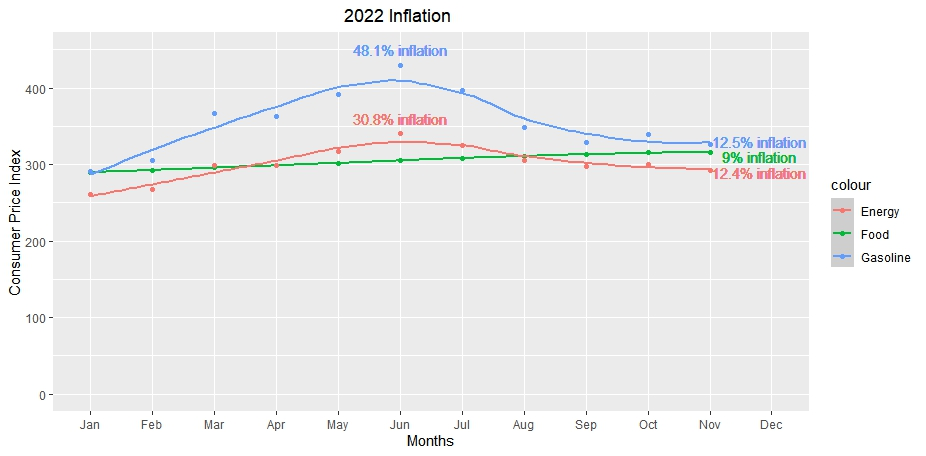

The R source for this figure:
library(ggplot2)
library(dplyr)

getwd()
setwd("C:\\Users\\Noky\\Documents\\rstudio - Inflation") #Set new working directory

Energy <- read.csv("Energy.csv") #Data cleaned in Excel, and imported
Food <- read.csv("Food.csv")
Gasoline <- read.csv("Gasoline.csv")

names(Energy)[names(Energy) == "X"] <- "Month" #rename the months column to months
names(Gasoline)[names(Gasoline) == "Year"] <- "Month"
names(Food)[names(Food) == "X"] <- "Month"

Energy$Month = factor(Energy$Month, levels = month.abb) #Make it so that it reads the months in order on the graph
Food$Month = factor(Food$Month, levels = month.abb)
Gasoline$Month = factor(Gasoline$Month, levels = month.abb)

Gas_Jun <- Gasoline %>% #Create a variable with Gas CPI for gas prices in June
  filter(Month == "Jun") %>%
  select(X2022)

Gas_Jan <- Gasoline %>% #Create a variable with Gas CPI for gas prices in January
  filter(Month == "Jan") %>%
  select(X2022)

Gas_Nov <- Gasoline %>% #Create a variable with Energy CPI for energy prices in June
  filter(Month == "Nov") %>%
  select(X2022)

Gas_Inflation_Jun <- signif(((Gas_Jun - Gas_Jan)/Gas_Jan)*100, 3) #Calculate inflation for gas. CPI June - CPI Jan all divided by CPI Jan and multiply by 100 to make a percent
Gas_Inflation_Jun

Gas_Inflation_Nov <- signif(((Gas_Nov - Gas_Jan)/Gas_Jan)*100, 3) #Calculate inflation for gas. CPI June - CPI Jan all divided by CPI Jan and multiply by 100 to make a percent
Gas_Inflation_Nov


Food_Jun <- Food %>% #Create a variable with Food CPI for food prices in June
  filter(Month == "Jun") %>%
  select(X2022)

Food_Jan <- Food %>% #Create a variable with Food CPI for food prices in January
  filter(Month == "Jan") %>%
  select(X2022)

Food_Nov <- Food %>% #Create a variable with Energy CPI for energy prices in June
  filter(Month == "Nov") %>%
  select(X2022)

Food_Inflation_Jun <- signif(((Food_Jun - Food_Jan)/Food_Jan)*100, 3) #Calculate inflation for food. CPI June - CPI Jan all divided by CPI Jan and multiply by 100 to make a percent
Food_Inflation_Jun

Food_Inflation_Nov <- signif(((Food_Nov - Food_Jan)/Food_Jan)*100, 3) #Calculate inflation for food. CPI June - CPI Jan all divided by CPI Jan and multiply by 100 to make a percent
Food_Inflation_Nov

Energy_Jun <- Energy %>% #Create a variable with Energy CPI for energy prices in June
  filter(Month == "Jun") %>%
  select(X2022)
Energy_Jun

Energy_Jan <- Energy %>% #Create a variable with Energy CPI for energy prices in Jan
  filter(Month == "Jan") %>%
  select(X2022)

Energy_Nov <- Energy %>% #Create a variable with Energy CPI for energy prices in June
  filter(Month == "Nov") %>%
  select(X2022)

Energy_Inflation_Jun <- signif(((Energy_Jun - Energy_Jan)/Energy_Jan)*100, 3) #Calculate inflation for energy. CPI June - CPI Jan all divided by CPI Jan and multiply by 100 to make a percent
Energy_Inflation_Jun

Energy_Inflation_Nov <- signif(((Energy_Nov - Energy_Jan)/Energy_Jan)*100, 3) #Calculate inflation for energy. CPI June - CPI Jan all divided by CPI Jan and multiply by 100 to make a percent
Energy_Inflation_Nov

ggplot(data = Food, aes(x = Month, y = X2022)) +#create plot with Food data
  ggtitle("2022 Inflation") + #Add title
  theme(plot.title = element_text(hjust = 0.45)) + #Move title to the center
  geom_point(aes(color = "Food")) + #Create points with Food data
  geom_smooth(aes(x = as.numeric(Month), color = "Food")) + #create line with Food data
  geom_point(data = Gasoline, aes(x = Month, y = X2022, color = "Gasoline")) + #Create points with Gasoline data
  geom_smooth(data = Gasoline, aes(x = as.numeric(Month), y = X2022, color = "Gasoline"), se = FALSE) + #Create line with Gasoline data
  geom_point(data = Energy, aes(x = Month, y = X2022, color = "Energy")) + #Create points with Energy data
  geom_smooth(data = Energy, aes(x = as.numeric(Month), y = X2022, color = "Energy"), se = FALSE) + #Create line with Energy data
  ylim(0, 450) + #y axis limits
  xlab("Months") + #x label
  ylab("Consumer Price Index") + #y label
  geom_text(aes(color = "Gasoline"),label = paste0(Gas_Inflation_Jun, "% inflation"), show.legend = FALSE, x = 6, y = 450) + #Label highest inflation point in June for Gas
  geom_text(aes(color = "Gasoline"),label = paste0(Gas_Inflation_Nov, "% inflation"), show.legend = FALSE, x = 11.8, y = 330) + #label final inflation point in Nov for Gas
  geom_text(aes(color = "Energy"),label = paste0(Energy_Inflation_Jun, "% inflation"), show.legend = FALSE, x = 6, y = 360) + #label highest inflation point in June for Energy
  geom_text(aes(color = "Energy"),label = paste0(Energy_Inflation_Nov, "% inflation"), show.legend = FALSE, x = 11.8, y = 290) + # label final inflation point in Nov for Energy
  geom_text(aes(color = "Food"), label = paste0(Food_Inflation_Nov, "% inflation"), show.legend = FALSE, x = 11.8, y = 310) # label final inflation point in Nov for Food
